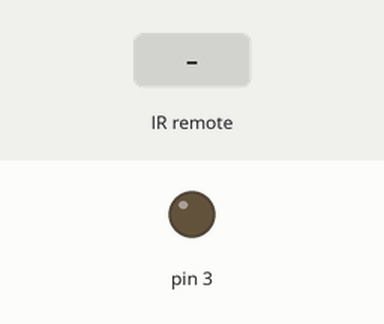
A sketch run on a simulated Arduino Uno, built with avr-gcc and run on an emulated ATmega328P. Parts: output pins drawn as LEDs (lit = HIGH). Inputs (shaded band) come from the test bench. What the sketch prints to the serial monitor is not drawn.

Above: at 1.4 s.
1.5 s: infrared code 0xFF38C7 received
At 3.0 s:
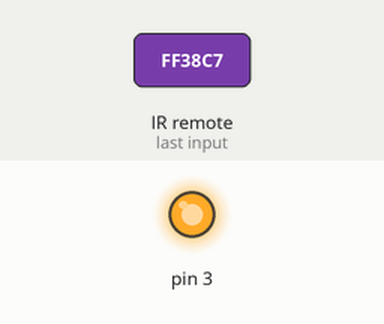
3.3 s: infrared code 0xFFB04F received
At 4.4 s:
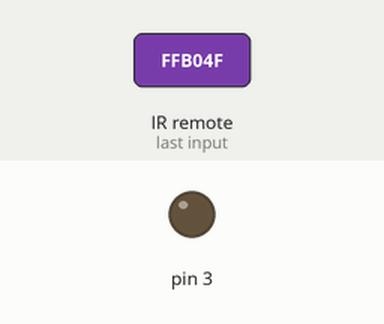
Timing chart, 0 to 6.3 s (numbered marks = the images above; inputs shaded):
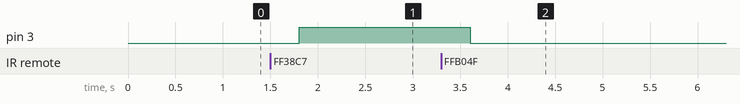

Measured:
- after the input at 1.5 s, pin 3: LOW → HIGH after 0.30 s
- after the input at 3.3 s, pin 3: HIGH → LOW after 0.31 s

The sketch:

lesson_08_arduino_challenge_sample.ino
```cpp
#include <IRremote.h>  // IRRemote.hをインクルード
const int irReceiverPin = 2;  ///受信モジュールを２番ピンに繋げる
IRrecv irrecv(irReceiverPin); //IRrecvタイプの変数を作成します
decode_results results;    // 結果

void setup(){
  Serial.begin(9600);    //シリアルを初期化し、ボーレートは9600に設定する
  pinMode(3,OUTPUT);     //LEDを３番ピンに繋げる
  irrecv.enableIRIn();   // 赤外線受信機モジュールを有効にする
  Serial.print("赤外線モジュールチャレンジプログラムスタート\n");
}

void loop(){
  if (irrecv.decode(&results)){ //赤外線受信機モジュールの受信データ
    Serial.print("IRコード: ");
    Serial.print(results.value,HEX); //シリアルに値を出力する
    Serial.print(",　ビット: ");  //bitsを送信する
    Serial.println(results.bits); //bitsを結果に出力する

    if(results.value==0xFF38C7){
      digitalWrite(3, HIGH);
      Serial.print("HIGH\n");
      }
    if(results.value==0xFFB04F){
      digitalWrite(3, LOW);
      Serial.print("LOW\n");
    }
    irrecv.resume();// 次の値を受取る
  }
  delay(600); //600ミリ秒待機
}
```
